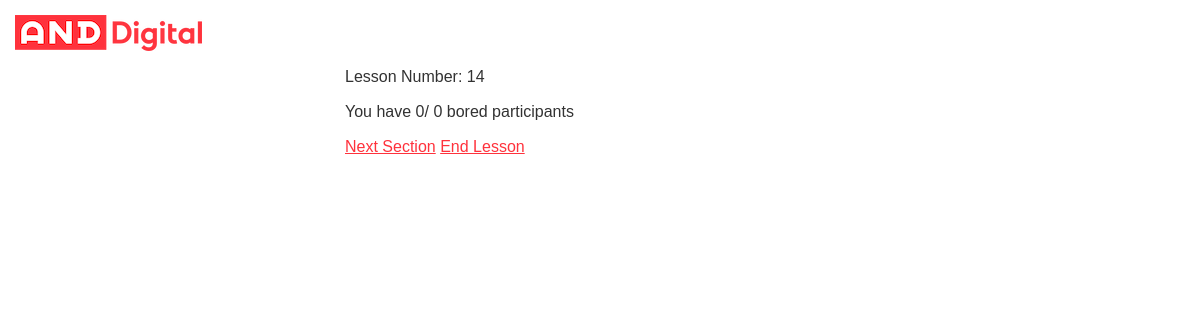
Before: /lesson/14/ with the older database file.
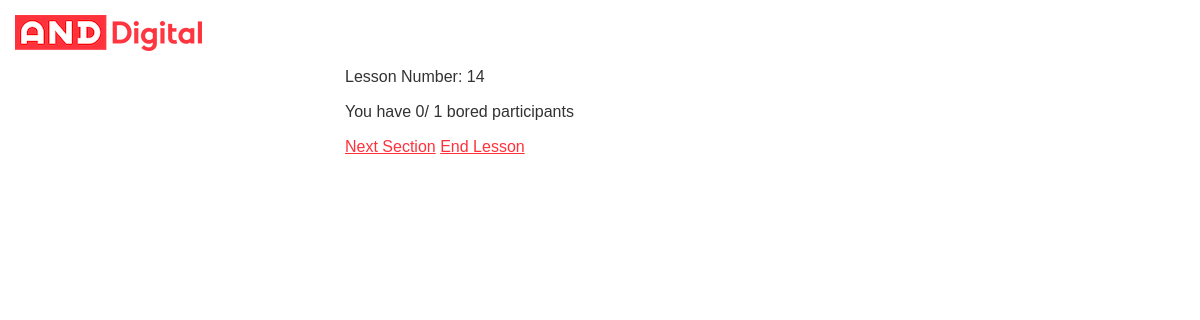
After: the same page with the newer database file.
### boredometer_app/models.py (models this page shows, shortened)
class Lesson(models.Model):
    id = models.CharField(unique=True, max_length=6, primary_key=True)
    section_number = models.IntegerField(default=0)
    participants = models.IntegerField(default=0)
    amount_bored = models.IntegerField(default=0)
    @staticmethod
    def get(lesson_id):
        lesson_id = lesson_id.lower()
        try:
            return Lesson.objects.get(id=lesson_id)
        except ObjectDoesNotExist:
            raise ObjectDoesNotExist

### boredometer_app/views.py (the view)
# urls.py: path('lesson/<str:lesson_id>/', main_views.view_lesson, name='view_lesson'),
def view_lesson(req, lesson_id):
    lesson = Lesson.get(lesson_id)
    return render(req, 'view_lesson.html', {'lesson': lesson})

### templates/view_lesson.html
{% extends 'base_template.html' %}
{% load static %}
{% block content %}
<div data-mod="refresh-screen">
    <p>Lesson Number: <span id="lessonNumber">{{ lesson.id }}</span></p>
    <p>You have <span id="amountBored">{{ lesson.amount_bored }}</span>/
        <span id="participants">{{ lesson.participants }}</span> bored participants</p>
    <a href="{% url 'next_section' lesson_id=lesson.id %}">Next Section</a>
    <a href="{% url 'end_lesson' lesson_id=lesson.id %}">End Lesson</a>
</div>
{% endblock %}

Changed rows visible on the page:
changed Lesson id 14: participants "0" → "1"
